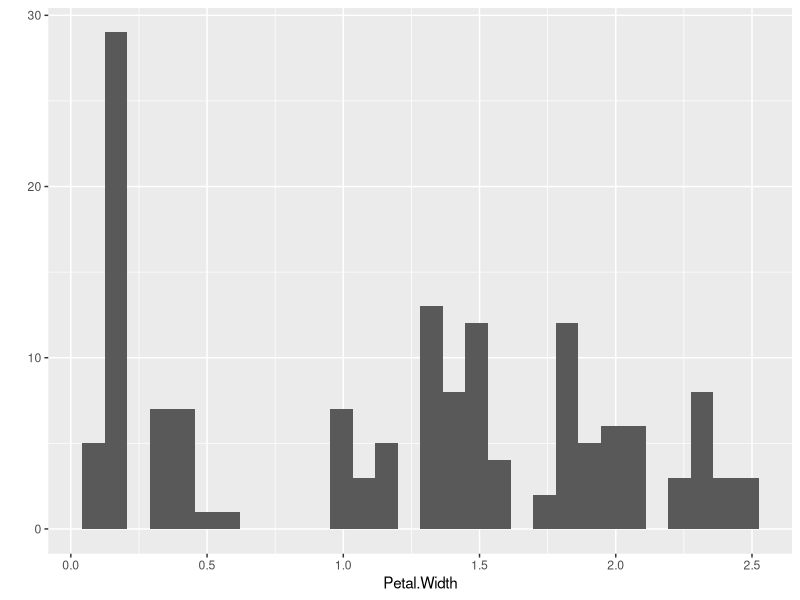
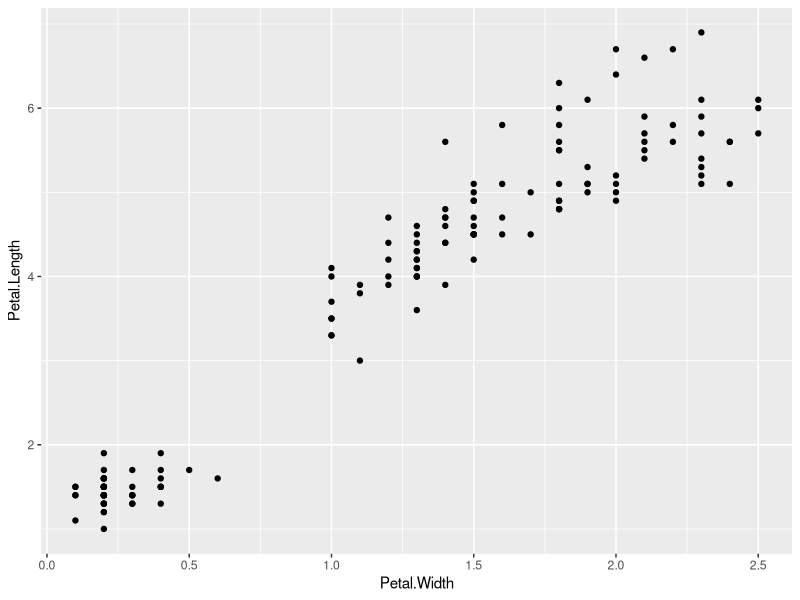

Here is the R script that generated these plots, in order:
## ---- chunk 1
# Load libraries 
# if you need to install these run the code install.packages("package_name")

library(tidyverse)
library(ggthemes)
library(ggrepel) # for annotations 
library(viridis) # for color blind friendly colours 
library(RColorBrewer) 
library(reshape2)
library(ggsci)
library(patchwork)

## ---- chunk 2
qplot(data = iris, x = Petal.Width)

qplot(data = iris, x = Petal.Width, y = Petal.Length)
